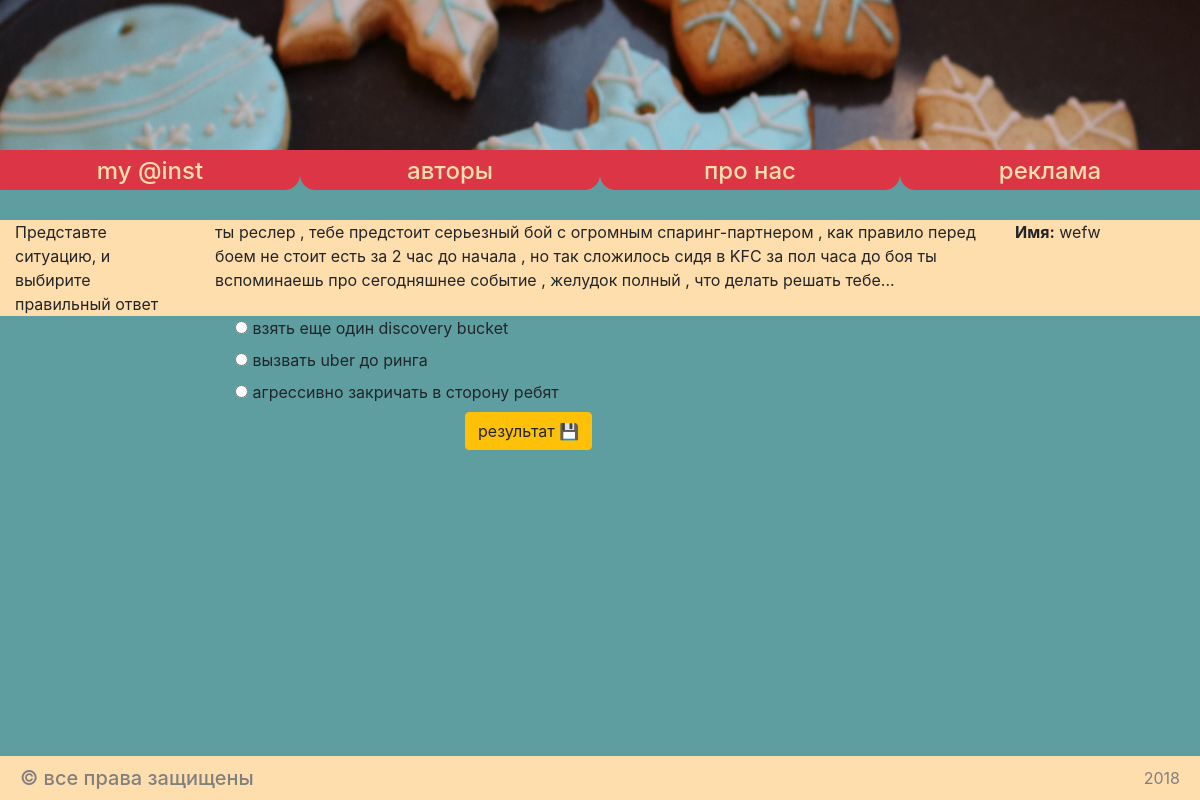
The page /second (signed in) on the database its author committed.
### myapp/models/questions.py (models this page shows, shortened)
class quest(Model):
    title = TextField(max_length=30)
    info = TextField(null=True)
    option1 = TextField(null=True)
    option2 = TextField(null=True)
    option3 = TextField(null=True)

### myapp/models/user.py (models this page shows, shortened)
class User(Model):
    id = IntegerField(unique=True, primary_key=True)
    name = TextField(null=False)

### myapp/views.py (the view, shortened to what this page needs)
# urls.py: path('second', views.second, name='second'),
def second(request):
    user = take_user_info(request)
    if request.method == 'GET':
        context = conte(user.id,2)
        return render(request, 'too_page.html', context)
    return render(request, 'user_page.html')

### myapp/views.py (called while the page is built)
def take_user_info(request):
    user_id = request.session['user_id']
    if not user_id:
        return redirect('index')
    user = User.objects.get(id=user_id)
    return user

def conte(a,b):
    user = User.objects.get(id=a)
    que1 = quest.objects.get(id=b)
    rname = user.name
    txfo = que1.info
    op1 = que1.option1
    op2 = que1.option2
    op3 = que1.option3
    context = {'name': rname, 'info': txfo, 'op1': op1, 'op2': op2, 'op3': op3}
    return context

### myapp/templates/too_page.html (shortened to what this page needs)
{% extends "wrapper.html" %}
{% block content %}
    <div class="container-fluid static_txt" style="margin-top: 30px;">
        <div class="row">
            <div
                 class="col-md-2 ">
             Представте ситуацию, и выбирите правильный ответ
            </div>
            <div
                class="col-md-8">
             {{ info }}
          </div>
          <div
                class="col-md-2">
             <strong>Имя:</strong> {{ name }}
          </div>
        </div>
    </div>
<div class="container">
    <form action="" method="POST">
        <div class="row">
            <div class="col-md-10 offset-2">
                <div class="radio">
                      <label>
                        <input type="radio" name="optionsRadios" id="optionsRadios1" value="options1">
                        {{ op1 }}
                      </label>
                </div>
                <div class="radio">
                      <label>
                        <input type="radio" name="optionsRadios" id="optionsRadios2" value="options2">
                        {{ op2 }}
                      </label>
                </div>
                <div class="radio">
                      <label>
                        <input type="radio" name="optionsRadios" id="optionsRadios3" value="options3">
                          {{ op3 }}
                      </label>
                </div>
                <button class="btn btn-warning offset-3" type="submit">результат &#128190</button>
            </div>
        </div>
    </form>
</div>
<footer class="info">
    <h5>&copy все права защищены<small>2018</small></h5>
</footer>
{% endblock %}

### myapp/templates/wrapper.html (shortened to what this page needs)
<!DOCTYPE html>
<html lang="en">
<head>
    {% load staticfiles %}
    <link rel="stylesheet" href="https://maxcdn.bootstrapcdn.com/bootstrap/4.0.0-beta.3/css/bootstrap.min.css">
    <link rel="stylesheet" href="{% static 'css/some_html.css' %}"/>
</head>
<body>
    {% include 'includes/header.html' %}
    {% block content %}
    {% endblock %}
</body>
</html>

### myapp/templates/includes/header.html
<header>
    {%load staticfiles %}
 <div class="header-bg">
  <img src="{% static 'image/009.jpg' %}" style="width:100%;  height:150px " class="img-rounded" />
  <div class="container-fluid">
     <div class="row">
         <a class="btn btn-danger text-center col-md-3 text-lowercase" style="border-radius:0 0 15px 0; color:#FFDEAD; height:40px;" href="https://www.instagram.com/aghica/?hl=ru" role="button"><h4>my @inst</h4></a>
         <a class="btn btn-danger text-center col-md-3 text-lowercase" style="border-radius:0 0 15px 15px; color:#FFDEAD; height:40px;" href="https://www.instagram.com/aghica/?hl=ru" role="button"><h4>авторы</h4></a>
         <a class="btn btn-danger text-center col-md-3 text-lowercase" style="border-radius:0 0 15px 15px; color:#FFDEAD; height:40px;" href="https://www.instagram.com/aghica/?hl=ru" role="button"><h4>про нас</h4></a>
         <a class="btn btn-danger text-center col-md-3 text-lowercase" style="border-radius:0 0 0 15px; color:#FFDEAD; height:40px;" href="https://www.instagram.com/aghica/?hl=ru" role="button"><h4>реклама</h4></a>
     </div>
  </div>
 </div>
</header>

### myapp/static/css/some_html.css (style rules this page uses)
body { background-color: #5F9EA0; }
footer { padding: 10px 20px; background: #FFDEAD; position: absolute; bottom: 0; left:0; right:0; width: 100%; color:grey; }
footer h5 { margin: 0; }
footer h5 small { float: right; padding-top: 3px; }
.static_txt { background-color:#FFDEAD; }

### rows shown on the page
quest: info "ты реслер , тебе предстоит серьезный бой с огромным спаринг-партнером , как правило перед боем не стоит есть за 2 час до начала , но так сложилось сидя в KFC за пол часа до боя ты вспоминаешь про сегодняшнее событие , желудок полный , что делать решать тебе...", option1 "взять еще один discovery bucket", option2 "вызвать uber до ринга", option3 "агрессивно закричать в сторону ребят"
User: name "wefw"
